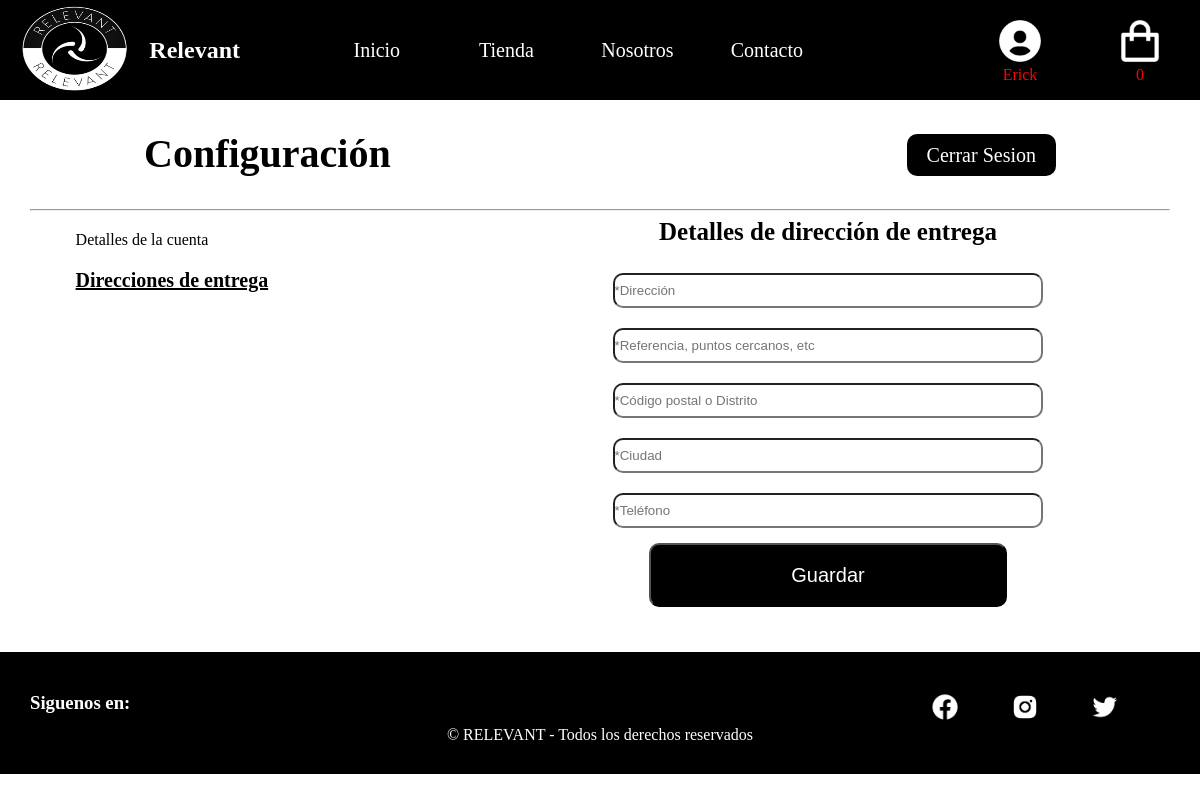
The app's page /conf_direccionenvio.php (signed in), older data.
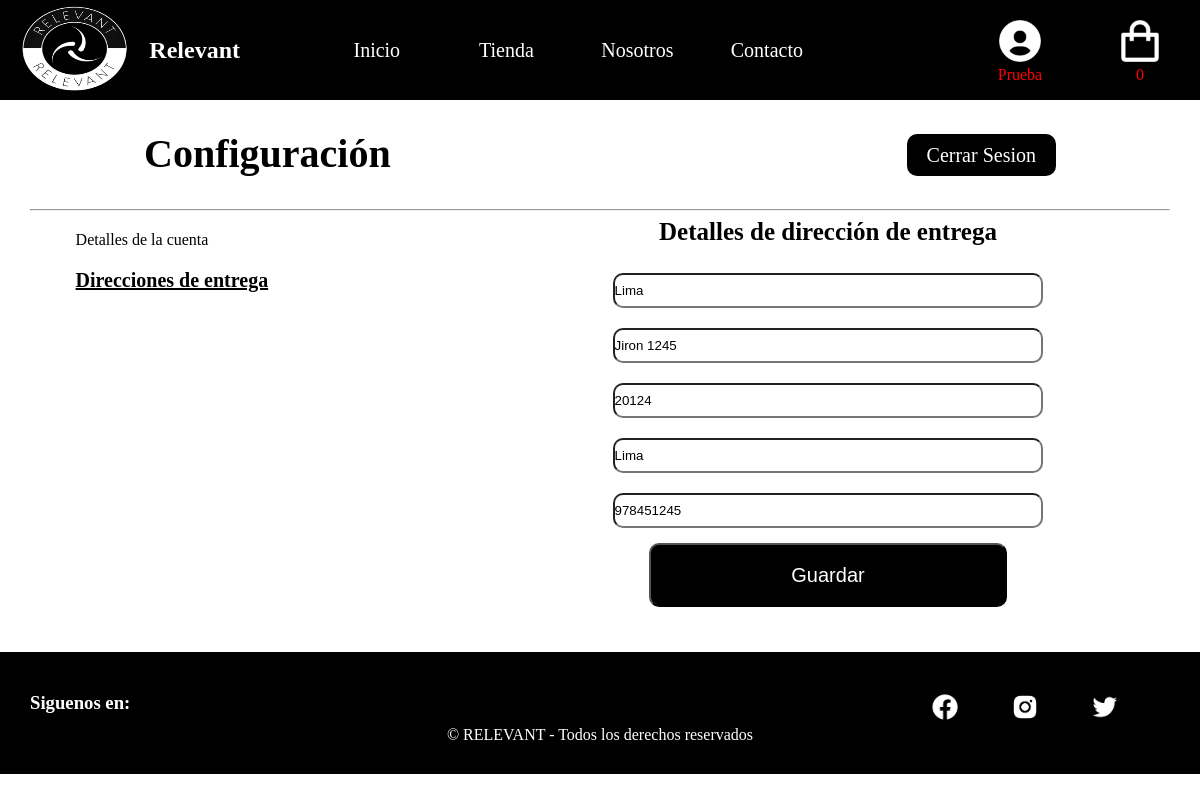
The same page, newer data.
### tables this page shows
CREATE TABLE `usuarios` (
  `id_usuario` int(11) NOT NULL,
  `correo` varchar(100) NOT NULL,
  `contraseña` varchar(100) NOT NULL,
  `nombre` varchar(100) NOT NULL,
  `apellido` varchar(100) NOT NULL,
  `numdocu` int(8) NOT NULL,
  `nacimiento` date NOT NULL,
  `genero` varchar(20) NOT NULL,
  `pais` varchar(100) NOT NULL,
  `direccion` varchar(100) NOT NULL,
  `referencia` varchar(100) NOT NULL,
  `codigo_postal` int(11) NOT NULL,
  `ciudad` varchar(100) NOT NULL,
  `region` varchar(100) NOT NULL,
  `telefono` int(11) NOT NULL
);

### conf_direccionenvio.php (the view, shortened to what this page needs)
<?php include 'cabecera.php'; ?>
<?php
include './bd/conexion.php';
$consulta = 'SELECT * FROM usuarios WHERE id_usuario=' . $_SESSION['id'];
$respuesta = mysqli_query($conexion, $consulta);
while ($fila = mysqli_fetch_array($respuesta)) {
  $direccion = $fila['direccion'];
  $referencia = $fila['referencia'];
  $codigo_postal = $fila['codigo_postal'];
  $ciudad = $fila['ciudad'];
  $telefono = $fila['telefono'];
}
?>
<link rel="stylesheet" href="css/style_confdireccion.css" />
<div class="contenedor">
  <div class="contenedor2">
    <div class="tg_confi">
      <div class="titu_conf">
        <h3>Configuración</h3>
      </div>
      <div class="btnCerrarSesion">
        <a href="controlador_cerrar_sesion.php">Cerrar Sesion</a>
      </div>
    </div>
    <hr />
    <div class="t_confi">
      <div class="dt_confi">
        <ul>
          <li>
            <a href="conf_cuenta.php"><img src="" alt="" />Detalles de la cuenta</a>
          </li>
          <li>
            <a href="#" class="select"><img src="" alt="" />Direcciones de entrega</a>
          </li>
        </ul>
      </div>
    </div>
    <div class="c_detallescuenta">
      <form action="form_procesar_conf_direccionenvio.php" method="POST">
        <div class="detalle">
          <h3>Detalles de dirección de entrega</h3>
          <div class="form_envio">
            <input type="text" name="direccion" placeholder="*Dirección" value="<?php echo $direccion ?>" /><br />
            <input type="text" name="referencia" placeholder="*Referencia, puntos cercanos, etc" value="<?php echo $referencia ?>" /><br />
            <input type="number" name="codigo" placeholder="*Código postal o Distrito" value="<?php echo $codigo_postal ?>" /><br />
            <input type="text" name="ciudad" placeholder="*Ciudad" value="<?php echo $ciudad ?>" /><br />
            <input type="number" name="telefono" placeholder="*Teléfono" value="<?php echo $telefono ?>" /><br />
          </div>
        </div>
        <div class="dc_botones">
          <div class="btn2">
            <button type="submit"><a href="#">Guardar</a></button>
          </div>
        </div>
      </form>
    </div>
  </div>
</div>
<?php include 'pie.php'; ?>

### cabecera.php (shortened to what this page needs)
<html>
<head>
  <link rel="stylesheet" href="css/style_menu.css" />
</head>
<body>
  <div class="cabecera" id="cabe">
    <div class="logo">
      <img src="imagenes/logo.png" alt="" />
      <h2>Relevant</h2>
    </div>
    <div class="menu">
      <ul>
        <li><a href="index.php">Inicio</a></li>
        <li><a href="catalogo.php">Tienda</a></li>
        <li><a href="nosotros.php">Nosotros</a></li>
        <li><a href="contacto.php">Contacto</a></li>
      </ul>
    </div>
    <div class="menu_logo">
      <div class="btn_iniciar">
        <?php if (isset($_SESSION['nombre']) && isset($_SESSION['apellido'])) : ?>
          <a href="conf_cuenta.php"><img src="imagenes/logo_usuario.png" alt="" /></a>
          <span class="nombre_usuario">
            <?php
            if (isset($_SESSION['nombre']) && isset($_SESSION['apellido'])) {
              echo $_SESSION['nombre'];
            } else {
              echo "";
            }
            ?>
          </span>
        <?php else : ?>
          <a href="ini_sesion.php"><img src="imagenes/logo_usuario.png" alt="" /></a>
        <?php endif; ?>
      </div>
      <div class="btncarrito">
        <a href="carrito.php"><img src="imagenes/bolsa.png" alt="" /></a>
        <?php if (isset($_SESSION['nombre']) && isset($_SESSION['apellido'])) : ?>
          <span class="cantidadCarrito"><?php
                                        echo (empty($_SESSION['CARRITO']) ? 0 : count($_SESSION['CARRITO']));
                                        ?></span>
        <?php else : ?>
        <?php endif; ?>
      </div>
    </div>
  </div>

### pie.php (shortened to what this page needs)
<div class="pie">
  <div class="titulo">
    <h3>Siguenos en:</h3>
  </div>
  <div class="submenu">
    <ul>
      <li>
        <a href=""><img src="imagenes/fb.png" alt="" /></a>
      </li>
      <li>
        <a href=""><img src="imagenes/insta.png" alt="" /></a>
      </li>
      <li>
        <a href=""><img src="imagenes/twitter.png" alt="" /></a>
      </li>
    </ul>
  </div>
  <div class="derecho">
    <p>&copy; RELEVANT - Todos los derechos reservados</p>
  </div>
</div>
</body>
</html>

### css/style_menu.css (style rules this page uses)
* { margin: 0; padding: 0; }
.cabecera { width: 100%; height: 100px; background-color: #000000; }
.cabecera .logo { width: 20%; height: 100%; float: left; text-align: end; }
.cabecera .logo img { width: 45%; height: 100%; }
.cabecera .logo h2 { color: rgb(255, 255, 255); line-height: 100px; float: right; }
.cabecera .menu { width: 60%; float: left; height: 100%; }
.cabecera .menu ul { width: 90%; float: right; text-align: center; }
.cabecera .menu ul li { width: 20%; height: 100%; float: left; list-style: none; font-size: 20px; line-height: 100px; }
.cabecera .menu ul li a { color: white; text-decoration: none; padding-top: 39.2px; padding-bottom: 39.2px; padding-left: 30px; padding-right: 30px; }
.cabecera .menu_logo { width: 20%; float: left; height: 100%; overflow: hidden; display: flex; justify-content: center; align-items: center; }
.cabecera .menu_logo .btncarrito { width: 50%; display: flex; flex-direction: column; text-align: center; }
.cabecera .menu_logo .btn_iniciar { width: 50%; display: flex; flex-direction: column; text-align: center; }
.cabecera .menu_logo img { width: 50px; height: 50px; }
.nombre_usuario { text-align: center; display: inline-block; color: #ff0000; }
.cantidadCarrito { text-align: center; display: inline-block; color: #ff0000; }
.pie { width: 95%; padding: 2.5%; background-color: rgb(0, 0, 0); overflow: auto; }
.pie .titulo { padding-top: 10px; width: 50%; float: left; }
.pie .titulo h3 { color: rgb(255, 255, 255); }
.pie .submenu { padding-top: 10px; width: 50%; float: right; }
.pie .submenu ul { list-style: none; float: right; }
.pie .submenu ul li { float: left; padding-right: 50px; }
.pie .submenu ul li img { width: 30px; height: 30px; }
.pie .derecho { width: 100%; text-align: center; color: rgb(255, 255, 255); clear: both; }
@media screen and (max-width: 1200px) { .cabecera .logo { display: flex; justify-content: end; align-items: center; } }
@media screen and (max-width: 1200px) { .cabecera .logo img { width: 100%; } }

### css/style_confdireccion.css (style rules this page uses)
.contenedor { width: 100%; }
.contenedor .contenedor2 { width: 95%; padding: 2.5%; overflow: auto; }
.contenedor .tg_confi { width: 80%; padding-right: 10%; padding-left: 10%; padding-bottom: 2.5%; overflow: auto; }
.contenedor .tg_confi .titu_conf { width: 50%; float: left; }
.contenedor .tg_confi .btnCerrarSesion { width: 50%; float: right; text-align: end; height: 50px; }
.contenedor .tg_confi .btnCerrarSesion a { line-height: 50px; text-decoration: none; padding: 10px 20px; background-color: #000000; color: #ffffff; border-radius: 10px; font-size: 20px; }
.contenedor .tg_confi .titu_conf h3 { font-size: 40px; }
.contenedor .t_confi { width: 40%; float: left; }
.contenedor .t_confi .dt_confi { width: 80%; padding-left: 10%; padding-right: 10%; }
.contenedor .t_confi .dt_confi ul { list-style: none; }
.contenedor .t_confi .dt_confi ul li { text-decoration: none; margin-top: 20px; }
.contenedor .t_confi .dt_confi ul li a { text-decoration: none; color: rgb(0, 0, 0); }
.contenedor .t_confi .dt_confi .select { font-size: 20px; text-decoration: underline; font-weight: bold; }
.c_detallescuenta { width: 60%; float: right; }
.c_detallescuenta .detalle { width: 70%; padding-left: 15%; padding-right: 15%; text-align: center; }
.c_detallescuenta .detalle .form_envio input { width: 90%; height: 35px; margin-top: 20px; border-radius: 10px; }
.c_detallescuenta .detalle h3 { font-size: 25px; padding: 1.5%; }
.c_detallescuenta .dc_botones { width: 70%; padding-left: 15%; padding-right: 15%; margin: 15px 0; }
.c_detallescuenta .dc_botones .btn2 { text-align: center; }
.c_detallescuenta .dc_botones .btn2 a { text-decoration: none; color: #ffffff; }
.c_detallescuenta .dc_botones .btn2 button { background-color: rgb(0, 0, 0); font-size: 20px; line-height: 40px; padding: 10px 140px; border-radius: 10px; cursor: pointer; color: #ffffff; }

Row changes from the older to the newer data that the page shows:
now on this page (row edited): usuarios: direccion "Lima", referencia "Jiron 1245", codigo "20124", ciudad "Lima", telefono "978451245"
Text that changed along with them:
$_SESSION['nombre']: "Erick" → "Prueba"
